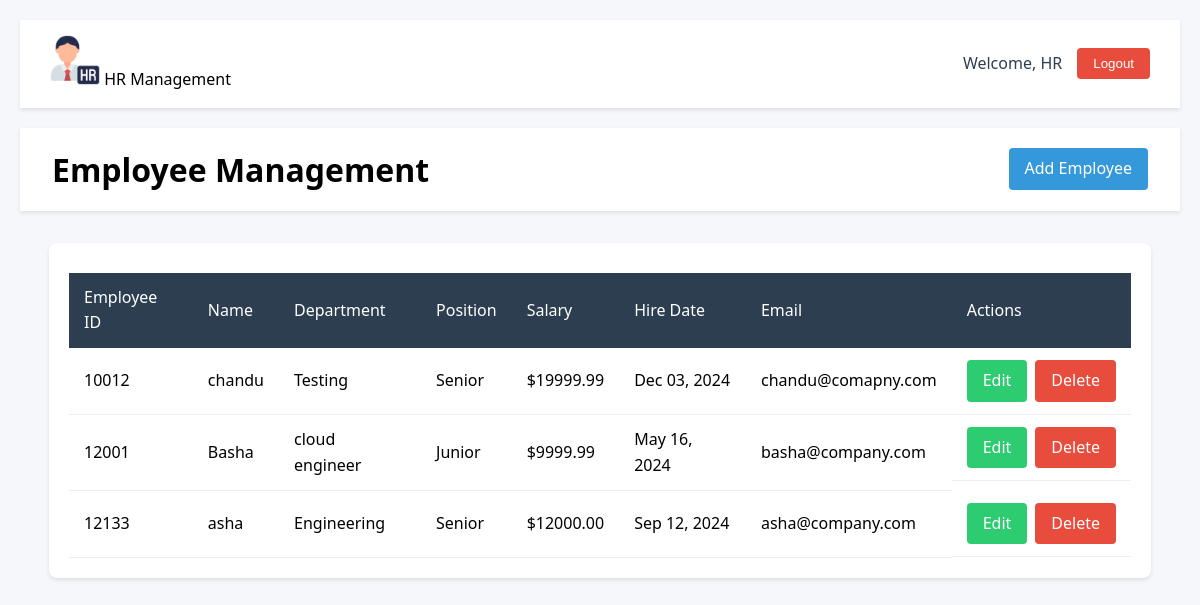
The app's page / (signed in), older data.
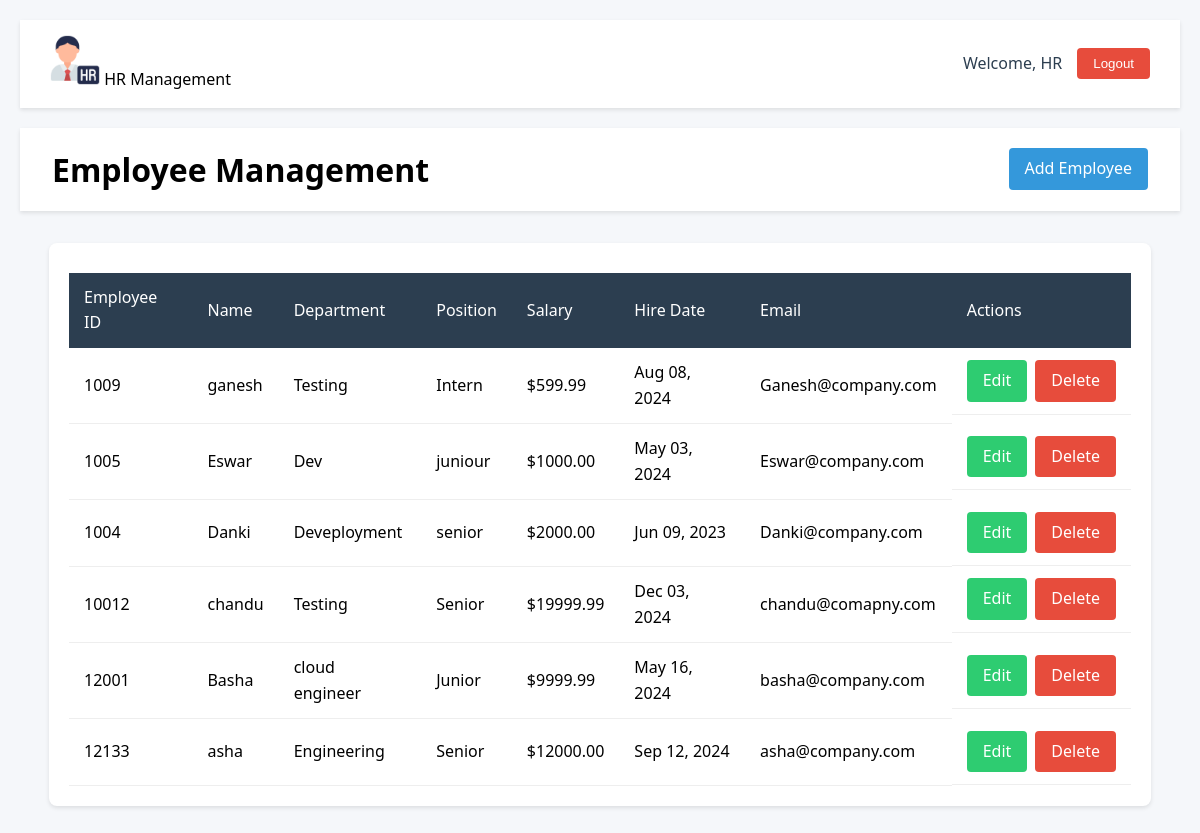
The same page, newer data.
### employees/models.py (models this page shows, shortened)
class UserProfile(models.Model):
    user = models.OneToOneField(User, on_delete=models.CASCADE)
    name = models.CharField(max_length=100)
    emp_id = models.CharField(max_length=20, unique=True)
    created_at = models.DateTimeField(auto_now_add=True)
    updated_at = models.DateTimeField(auto_now=True)
    class Meta:
        db_table = 'user_profile'

class Employee(models.Model):
    employee_id = models.CharField(max_length=20, unique=True)
    name = models.CharField(max_length=100)
    department = models.CharField(max_length=100)
    position = models.CharField(max_length=100)
    salary = models.DecimalField(max_digits=10, decimal_places=2)
    email = models.EmailField()
    hire_date = models.DateField()
    created_at = models.DateTimeField(auto_now_add=True)
    updated_at = models.DateTimeField(auto_now=True)
    created_by = models.ForeignKey(User, on_delete=models.SET_NULL, null=True, related_name='created_employees')
    updated_by = models.ForeignKey(User, on_delete=models.SET_NULL, null=True, related_name='updated_employees')
    class Meta:
        ordering = ['-created_at']

### employees/views.py (the view)
# urls.py: path('', views.employee_list, name='employee_list'),
@login_required
def employee_list(request):
    try:
        employees = Employee.objects.all().order_by('-created_at')
        try:
            user_profile = UserProfile.objects.get(user=request.user)
        except UserProfile.DoesNotExist:
            user_profile = UserProfile.objects.create(
                user=request.user,
                name=request.user.username,
                emp_id=f"EMP{request.user.id:03d}"
            )
        context = {
            'employees': employees,
            'user_profile': user_profile
        }
        return render(request, 'employees/employee_list.html', context)
    except Exception as e:
        logger.error(f"Error fetching employee list: {str(e)}")
        messages.error(request, 'Error fetching employee list.')
        return redirect('employees:login')

### employees/templates/employees/employee_list.html (shortened to what this page needs)
{% extends 'employees/base.html' %}
{% load static %}
{% block content %}
<div class="header">
    <div class="header-left">
        <h1>Employee Management</h1>
    </div>
    <div class="header-right">
        <a href="{% url 'employees:employee_create_form' %}" class="btn-add">Add Employee</a>
    </div>
</div>
<div class="table-container">
    <table>
        <thead>
            <tr>
                <th>Employee ID</th>
                <th>Name</th>
                <th>Department</th>
                <th>Position</th>
                <th>Salary</th>
                <th>Hire Date</th>
                <th>Email</th>
                <th>Actions</th>
            </tr>
        </thead>
        <tbody>
            {% for employee in employees %}
            <tr>
                <td>{{ employee.employee_id }}</td>
                <td>{{ employee.name }}</td>
                <td>{{ employee.department }}</td>
                <td>{{ employee.position }}</td>
                <td>${{ employee.salary|floatformat:2 }}</td>
                <td>{{ employee.hire_date|date:"M d, Y" }}</td>
                <td>{{ employee.email }}</td>
                <td class="actions">
                    <a href="{% url 'employees:employee_update_form' employee.pk %}" class="btn btn-edit">Edit</a>
                    <a href="{% url 'employees:employee_delete_confirm' employee.pk %}" class="btn btn-danger">Delete</a>
                </td>
            </tr>
            {% endfor %}
        </tbody>
    </table>
</div>
{% endblock %}

### employees/templates/employees/base.html (shortened to what this page needs)
<!DOCTYPE html>
<html lang="en">
<head>
    {% load static %}
    <link rel="stylesheet" href="{% static 'hr_app/css/styles.css' %}">
</head>
<body>
    {% if user.is_authenticated %}
    <nav class="navbar">
        <div class="nav-brand">
            <img src="{% static 'hr_app/images/HR.png' %}" alt="HR Icon" class="hr-icon">
            <span>HR Management</span>
        </div>
        <div class="user-info">
            <span class="welcome-text">Welcome, {{ user_profile.name|default:user.username }}</span>
            <form method="post" action="{% url 'employees:logout' %}" class="logout-form">
                <button type="submit" class="btn-logout">Logout</button>
            </form>
        </div>
    </nav>
    {% endif %}
    <main>
        {% block content %}
        {% endblock %}
    </main>
</body>
</html>

### employees/static/hr_app/css/styles.css (style rules this page uses)
* { margin: 0; padding: 0; box-sizing: border-box; }
body { font-family: 'Segoe UI', system-ui, -apple-system, sans-serif; background: #f5f7fa; line-height: 1.6; padding: 20px; }
.header { background: white; padding: 1rem 2rem; box-shadow: 0 2px 4px rgba(0,0,0,0.1); display: flex; justify-content: space-between; align-items: center; margin-bottom: 2rem; }
.header-left { display: flex; align-items: center; gap: 1rem; }
.header-right { display: flex; align-items: center; gap: 1rem; }
.hr-icon { width: 50px; height: 50px; object-fit: contain; }
.welcome-text { color: #2c3e50; font-weight: 500; }
.btn-add { background: #3498db; color: white; padding: 0.5rem 1rem; border-radius: 4px; text-decoration: none; font-weight: 500; transition: all 0.3s; }
.btn-logout { background: #e74c3c; color: white; padding: 0.5rem 1rem; border-radius: 4px; border: none; cursor: pointer; font-weight: 500; transition: all 0.3s; }
.logout-form { display: inline; }
.navbar { background: white; padding: 15px 30px; box-shadow: 0 2px 4px rgba(0,0,0,0.1); margin-bottom: 20px; display: flex; justify-content: space-between; align-items: center; }
.user-info { display: flex; justify-content: flex-end; align-items: center; gap: 15px; }
.table-container { background: white; padding: 20px; border-radius: 8px; box-shadow: 0 2px 4px rgba(0,0,0,0.1); overflow-x: auto; margin: 20px auto; width: 95%; max-width: 1200px; }
table { width: 100%; border-collapse: collapse; margin-top: 10px; }
th { background: #2c3e50; color: white; padding: 12px 15px; text-align: left; font-weight: 500; }
td { padding: 12px 15px; border-bottom: 1px solid #eee; }
.actions { white-space: nowrap; display: flex; gap: 8px; }
.btn { padding: 8px 16px; border-radius: 4px; text-decoration: none; font-weight: 500; transition: all 0.2s; }
.btn-edit { background: #2ecc71; color: white; }
.btn-danger { background: #e74c3c; color: white; }

Row changes from the older to the newer data that the page shows:
added Employee: employee_id "1009", name "ganesh", department "Testing", position "Intern", salary "599.99", hire_date "Aug 08, 2024", email "Ganesh@company.com"
added Employee: employee_id "1005", name "Eswar", department "Dev", position "juniour", salary "1000.00", hire_date "May 03, 2024", email "Eswar@company.com"
added Employee: employee_id "1004", name "Danki", department "Deveployment", position "senior", salary "2000.00", hire_date "Jun 09, 2023", email "Danki@company.com"
